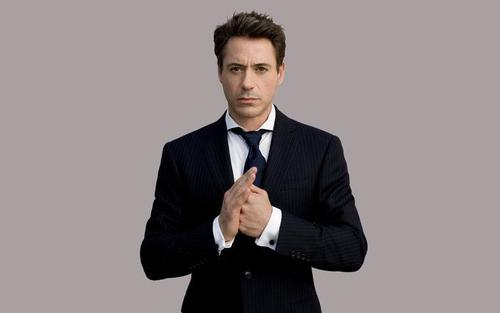
#> input picture gtx/10.jpg, 500 x 313 px; its folder holds 4 pictures in this run
$ python '1_训练数据.py'
#> lines starting #> are read from the running program, lines starting #| are printed output that depends on the picture
import cv2
import os
import numpy

root_path = "./gtx/"

def getFacesAndLabels():
    """读取图片特征和标签"""
    global root_path
    faces = []
    lables = []

    # 获取人脸检测器
    face_detector = cv2.CascadeClassifier('haarcascade_frontalface_default.xml')

    # 获取图片路径
    files = os.listdir(root_path)
    for file in files:
        path = root_path + file

        # 读取图片
        im = cv2.imread(path)
#> im is the input picture: shape (313, 500, 3); mean B, G, R 129.2, 128.3, 137.4
        # 转换灰度
        grey = cv2.cvtColor(im, cv2.COLOR_BGR2GRAY)
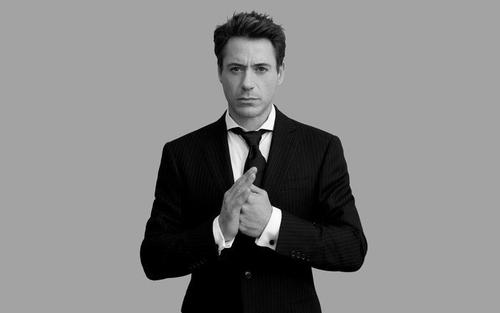
#> grey: shape (313, 500); min 0, max 255, mean 131.1
        # 读取人脸数据
        face = face_detector.detectMultiScale(grey)
#> face = [[212, 42, 73, 73]]
        for x, y, w, h in face:
            # 设置标签
            lables.append(int(file.split('.')[0]))

            # 设置人脸数据
            faces.append(grey[y:y+h, x:x+w])
#> this loop made 1 pass
#> after the loop, faces = 1 item; lables = [10]
#> pass 2 of the loop in getFacesAndLabels, `for file in files:`:
#> path = './gtx/101.jpg'
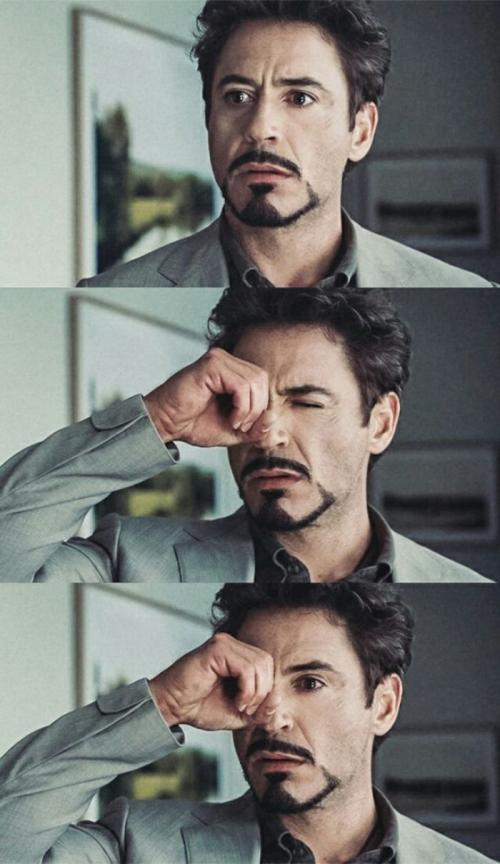
#> input picture gtx/101.jpg, 500 x 864 px
#> in getFacesAndLabels, im is the input picture: shape (864, 500, 3); mean B, G, R 113.4, 116.7, 116.7
#> in getFacesAndLabels, `grey = cv2.cvtColor(im, cv2.COLOR_BGR2GRAY)`:
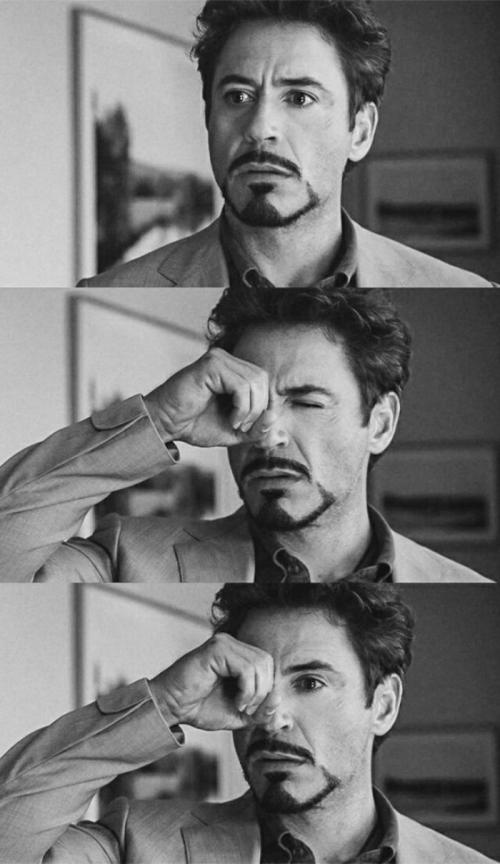
#> grey: shape (864, 500); min 2, max 239, mean 116.3
#> face = [[182, 29, 178, 178], [169, 601, 215, 215]]
#> the loop in getFacesAndLabels, `for x, y, w, h in face:` made 2 passes
#> after the loop in getFacesAndLabels, `for x, y, w, h in face:`: faces = 3 items; lables = [10, 101, 101]

    return faces, lables

faces, labels = getFacesAndLabels()

# 获取训练对象
recognizer = cv2.face.LBPHFaceRecognizer_create()


# 训练数据
recognizer.train(faces, numpy.array(labels))
# 保存训练数据
#> (the run stopped early here; a loop or call above may not have finished)
